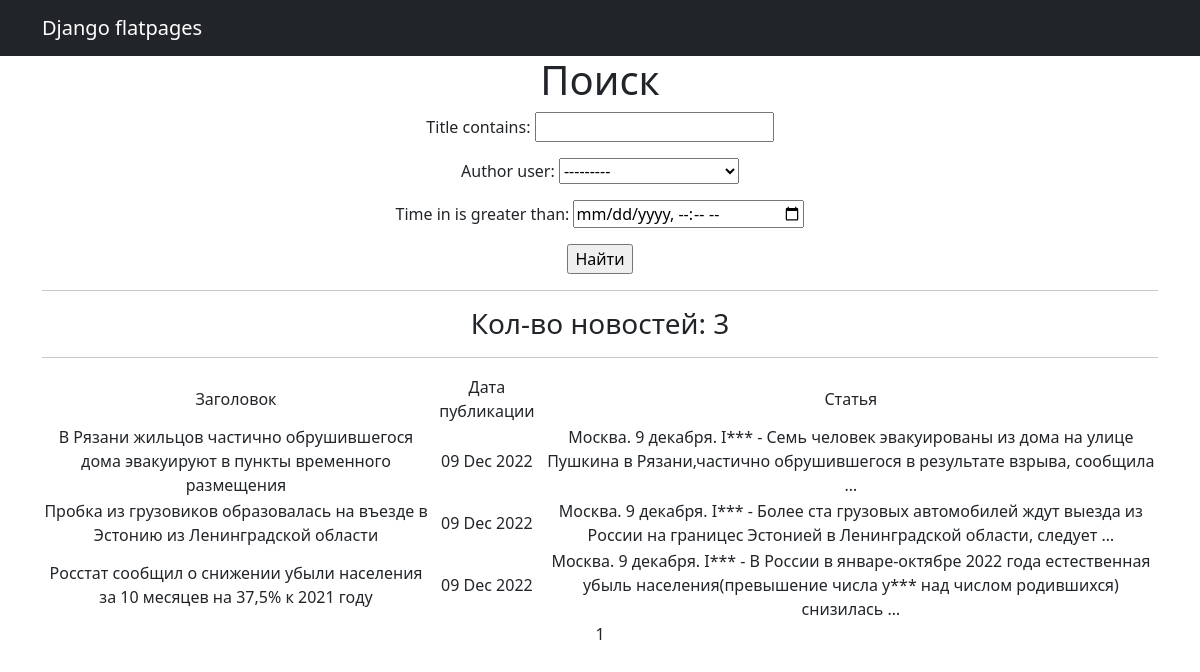
/news/search/, run on an earlier commit of the app's database.
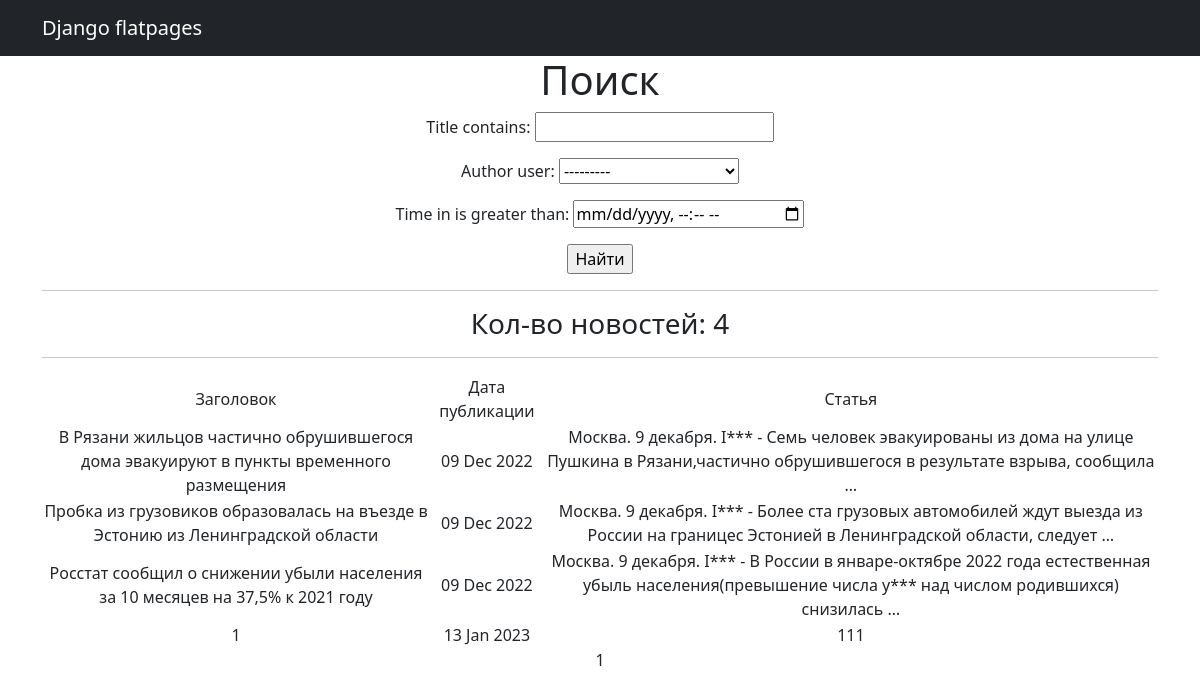
And on a later commit of the database.
### news/models.py (models this page shows, shortened)
class Post(models.Model):
    author = models.ForeignKey(Author, on_delete=models.CASCADE)
    type_of_post = models.CharField(max_length=2, choices=type_post)
    time_in = models.DateTimeField(auto_now_add=True)
    title = models.CharField(max_length=255)
    text = models.TextField()
    rating_post = models.IntegerField(default=0)
    post_category = models.ManyToManyField(Category, through='PostCategory')
    @property
    def rating(self):
        return self.rating_post

### news/views.py (the view)
# urls.py: path('news/search/', PostSearch.as_view(), name='post_search'),
class PostSearch(ListView):
    model = Post
    ordering = 'time_in'
    template_name = 'post_search.html'
    context_object_name = 'news'
    paginate_by = 10
    def get_queryset(self):
        queryset = super().get_queryset()
        self.filterset = PostFilter(self.request.GET, queryset)
        return self.filterset.qs
    def get_context_data(self, **kwargs):
        context = super().get_context_data(**kwargs)
        context['filterset'] = self.filterset
        return context

### news/templatetags/custom_filter.py (called while the page is built)
@register.filter()
def censor(value: str) -> str:
    CURRENCY_WORDS = {'INTERFAX.RU':True,
                      'умерших': True
                      }
    try:
        if not isinstance(value, str):
            raise Exception('Error')
        a = value
        for word in list(CURRENCY_WORDS.keys()):
            if word in a:
                a = a.replace(word, f'{word[:1]}***')
            if word.capitalize() in a:
                a = a.replace(word.capitalize(), f'{word[:1].capitalize()}***')
        return a
    except Exception as e:
        print(e)

### templates/post_search.html (shortened to what this page needs)
{% extends 'flatpages/default.html' %}
{% load custom_filter %}
{% load custom_tags %}
{% block content %}
   <h1>Поиск</h1>
    <form method="get">
        {{ filterset.form.as_p }}
        <input type="submit" value="Найти" />
    </form>
    <hr>
       <h3>Кол-во новостей: {{ news|length }}</h3>
    <hr>
   {% if news %}
       <table>
           <tr>
               <td>Заголовок</td>
               <td>Дата публикации</td>
               <td>Статья</td>
           </tr>
           {% for post in news %}
           <tr>
               <td>{{ post.title }}</td>
               <td>{{ post.time_in|date:'d M Y' }}</td>
               <td>{{ post.text|truncatewords:20|censor }}</td>
           </tr>
           {% endfor %}
       </table>
   {% else %}
       <h2>Новостей нет!</h2>
   {% endif %}
   {{ page_obj.number }}
{% endblock content %}

What changed in the data, as far as the page shows it:
added Post: title "1", time_in "13 Jan 2023", text|censor "111"
Also different on the page:
{{ news|length }}: "3" → "4"
